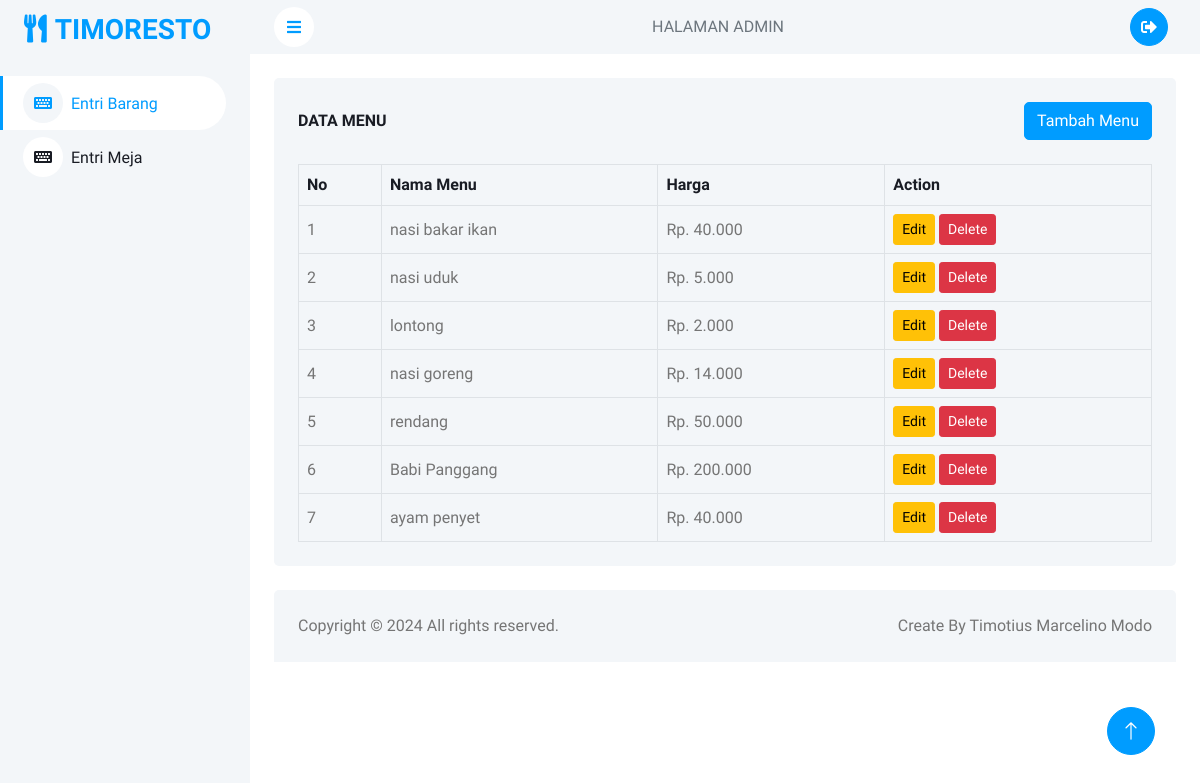
The app's page /admin.php with its own data.
### tables this page shows
CREATE TABLE `menu` (
  `idMenu` int NOT NULL,
  `namaMenu` varchar(255) NOT NULL,
  `harga` int NOT NULL
);

### admin.php (the view, shortened to what this page needs)
<!DOCTYPE html>
<html lang="en">
<head>
    <link href="https://cdnjs.cloudflare.com/ajax/libs/font-awesome/5.10.0/css/all.min.css" rel="stylesheet">
    <link href="https://cdn.jsdelivr.net/npm/bootstrap-icons@1.4.1/font/bootstrap-icons.css" rel="stylesheet">
    <link href="lib/owlcarousel/assets/owl.carousel.min.css" rel="stylesheet">
    <link href="lib/tempusdominus/css/tempusdominus-bootstrap-4.min.css" rel="stylesheet" />
    <link href="css/bootstrap.min.css" rel="stylesheet">
    <link href="css/style.css" rel="stylesheet">
</head>
<body>
    <div class="container-xxl position-relative bg-white d-flex p-0">
        <div class="sidebar pe-4 pb-3">
            <nav class="navbar bg-light navbar-light">
                <a  class="navbar-brand mx-4 mb-3">
                <h3 class="text-primary"><i class="fas fa-utensils me-2"></i>TIMORESTO</h3>
                </a>
                <div class="navbar-nav w-100">
                        <a href="admin.php" class="nav-item nav-link active">
                            <i class="fa fa-keyboard me-2"></i>Entri Barang</a>
                        <a href="meja.php" class="nav-item nav-link">
                            <i class="fa fa-keyboard me-2"></i>Entri Meja</a>
                </div>
            </nav>
        </div>
        <div class="content">
            <nav class="navbar navbar-expand bg-light navbar-light sticky-top px-4 py-0">
    <a href="#" class="sidebar-toggler flex-shrink-0">
        <i class="fa fa-bars"></i>
    </a>
    <span class="d-none d-lg-inline-flex ms-auto text-secondary">HALAMAN ADMIN</span>
    <div class="navbar-nav align-items-center ms-auto">
        <div class="nav-item dropdown">
            <a href="#" data-bs-toggle="dropdown">
                <div class="m-1">
                    <button type="button" class="btn btn-square btn-primary m-1">
                         <i class="fas fa-sign-out-alt"></i>
                    </button>
                </div>
            </a>
        </div>
    </div>
</nav>
            <div class="container-fluid pt-4 px-4">
    <div class="bg-light text-center rounded p-4">
        <div class="d-flex align-items-center justify-content-between mb-4">
            <h6 class="mb-0">DATA MENU</h6>
            <a href="buatMenu.php" class="btn btn-primary">Tambah Menu</a>
        </div>
        <div class="table-responsive">
            <table class="table text-start align-middle table-bordered table-hover mb-0">
                <thead>
                    <tr class="text-dark">
                        <th scope="col">No</th>
                        <th scope="col">Nama Menu</th>
                        <th scope="col">Harga</th>
                        <th scope="col">Action</th>
                    </tr>
                </thead>
                <tbody>
                    <?php
                    include 'koneksi.php';
                    $query = "SELECT * FROM menu";
                    $result = $koneksi->query($query);
                    if ($result && $result->num_rows > 0) {
                        $no = 1;
                        while ($row = $result->fetch_assoc()) {
                    ?>
                            <tr>
                                <td><?php echo $no++; ?></td>
                                <td><?php echo $row['namaMenu']; ?></td>
                                <td>Rp. <?php echo number_format($row['harga'], 0, ',', '.'); ?></td>
                                <td>
                                <button type="button" class="btn btn-warning btn-sm edit-btn" onclick="window.location.href='editMenu.php?idMenu=<?php echo $row['idMenu']; ?>'" data-id="<?php echo $row['idMenu']; ?>" data-nama="<?php echo $row['namaMenu']; ?>" data-harga="<?php echo $row['harga']; ?>">Edit</button>
                                    <button type="button" class="btn btn-danger btn-sm" data-bs-toggle="modal" data-bs-target="#hapusModal<?php echo $row['idMenu']; ?>">Delete</button>
                                </td>
                            </tr>
                    <?php
                        }
                    } else {
                        echo "<tr><td colspan='4'>Tidak ada data yang tersedia</td></tr>";
                    }
                    ?>
                </tbody>
            </table>
        </div>
    </div>
</div>
           <div class="container-fluid pt-4 px-4">
                <div class="bg-light rounded-top p-4">
                    <div class="row">
                        <div class="col-12 col-sm-6 text-center text-sm-start">
                            Copyright © 2024 All rights reserved.
                        </div>
                        <div class="col-12 col-sm-6 text-center text-sm-end">
                            Create By Timotius Marcelino Modo
                        </div>
                    </div>
                </div>
            </div>
        </div>
        <a href="#" class="btn btn-lg btn-primary btn-lg-square back-to-top"><i class="bi bi-arrow-up"></i></a>
    </div>
</body>
</html>
</body>
</html>

### css/style.css (style rules this page uses)
:root { --primary: #009CFF; --light: #F3F6F9; --dark: #191C24; }
.back-to-top { position: fixed; display: none; right: 45px; bottom: 45px; z-index: 99; }
.btn { transition: .5s; }
.btn.btn-primary { color: #FFFFFF; }
.btn-square { width: 38px; height: 38px; }
.btn-lg-square { width: 48px; height: 48px; }
.btn-square, .btn-sm-square, .btn-lg-square { padding: 0; display: inline-flex; align-items: center; justify-content: center; font-weight: normal; border-radius: 50px; }
.sidebar { position: fixed; top: 0; left: 0; bottom: 0; width: 250px; height: 100vh; overflow-y: auto; background: var(--light); transition: 0.5s; z-index: 999; }
.content { margin-left: 250px; min-height: 100vh; background: #FFFFFF; transition: 0.5s; }
@media (min-width: 992px) { .sidebar { margin-left: 0; } }
@media (min-width: 992px) { .content { width: calc(100% - 250px); } }
.sidebar .navbar .navbar-nav .nav-link { padding: 7px 20px; color: var(--dark); font-weight: 500; border-left: 3px solid var(--light); border-radius: 0 30px 30px 0; outline: none; }
.sidebar .navbar .navbar-nav .nav-link:hover, .sidebar .navbar .navbar-nav .nav-link.active { color: var(--primary); background: #FFFFFF; border-color: var(--primary); }
.sidebar .navbar .navbar-nav .nav-link i { width: 40px; height: 40px; display: inline-flex; align-items: center; justify-content: center; background: #FFFFFF; border-radius: 40px; }
.sidebar .navbar .navbar-nav .nav-link:hover i, .sidebar .navbar .navbar-nav .nav-link.active i { background: var(--light); }
.content .navbar .sidebar-toggler, .content .navbar .navbar-nav .nav-link i { width: 40px; height: 40px; display: inline-flex; align-items: center; justify-content: center; background: #FFFFFF; border-radius: 40px; }

### records on screen
menu: namaMenu "nasi bakar ikan", harga "40.000"
menu: namaMenu "nasi uduk", harga "5.000"
menu: namaMenu "lontong", harga "2.000"
menu: namaMenu "nasi goreng", harga "14.000"
menu: namaMenu "rendang", harga "50.000"
menu: namaMenu "Babi Panggang", harga "200.000"
menu: namaMenu "ayam penyet", harga "40.000"
